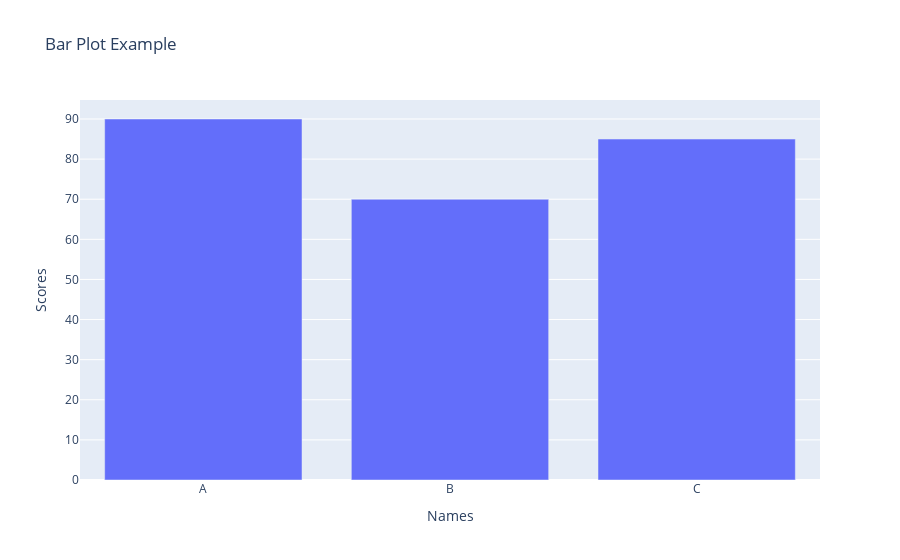

The code cell stored with this chart in its notebook:
### Code cell
# 5. Generate a bar plot using Plotly.
import plotly.express as px
data = {'Names': ['A', 'B', 'C'],
        'Scores': [90, 70, 85]}
fig = px.bar(data, x='Names', y='Scores', title="Bar Plot Example")
fig.show()

### Figure 1 — Plotly figure (JSON) as saved in the notebook; plotly's stock layout.template omitted (floating-point values rounded to 4 significant figures)
{"data": [{"hovertemplate": "Names=%{x}<br>Scores=%{y}<extra></extra>", "legendgroup": "", "marker": {"color": "#636efa", "pattern": {"shape": ""}}, "name": "", "orientation": "v", "showlegend": false, "textposition": "auto", "type": "bar", "x": ["A", "B", "C"], "xaxis": "x", "y": [90, 70, 85], "yaxis": "y"}], "layout": {"barmode": "relative", "legend": {"tracegroupgap": 0}, "title": {"text": "Bar Plot Example"}, "xaxis": {"anchor": "y", "domain": [0, 1], "title": {"text": "Names"}}, "yaxis": {"anchor": "x", "domain": [0, 1], "title": {"text": "Scores"}}}}
